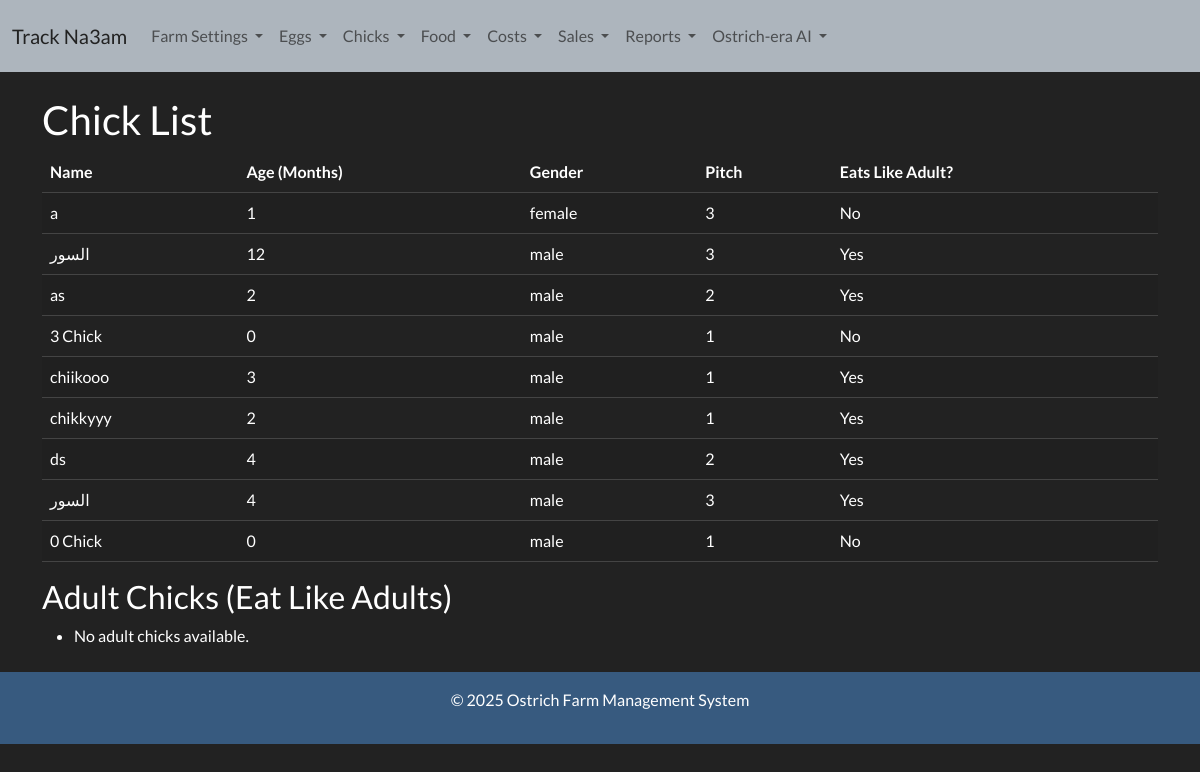
/chick-list/, run on an earlier commit of the app's database.
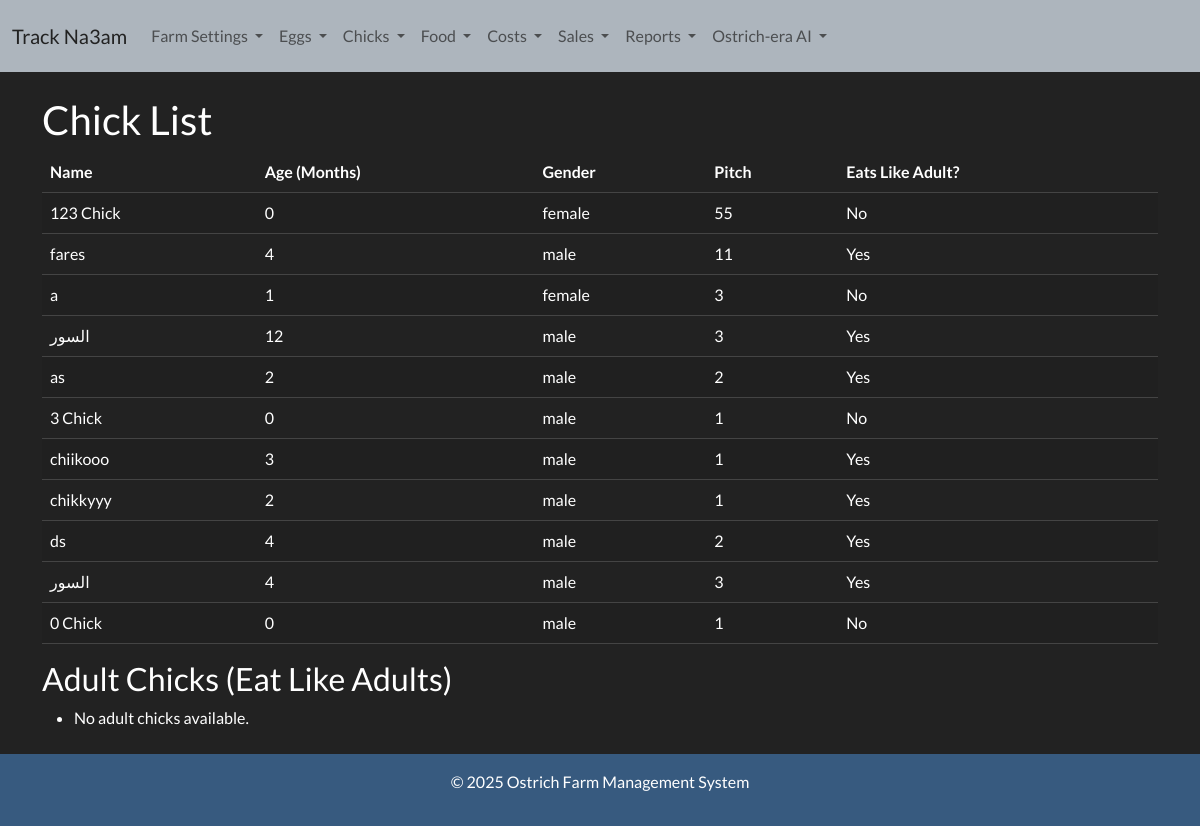
And on a later commit of the database.
### ostrich/models.py (models this page shows, shortened)
class Chick(models.Model):
    GENDER_CHOICES = [
        ('male', 'Male'),
        ('female', 'Female')
    ]
    sale_choices = (
        ('exists','exists'),
        ('sold','sold'),
    )
    name = models.CharField(max_length=100)
    creation_date = models.DateField(default=timezone.now)  # Date when the chick was created
    initial_age_in_months = models.PositiveIntegerField(null=True, blank=True)  # Optional for externally purchased chicks
    gender = models.CharField(max_length=10, choices=GENDER_CHOICES)
    pitch = models.ForeignKey('Pitch', on_delete=models.PROTECT, related_name='chicks', null=True, blank=True)
    status = models.CharField(max_length= 100,default="exists", choices = sale_choices, null=True)
    @property
    def age_in_months(self):
        if self.initial_age_in_months is not None:
            return self.initial_age_in_months + self._calculate_dynamic_age()
        else:
            return self._calculate_dynamic_age()
    def _calculate_dynamic_age(self):
        if not self.creation_date:
            return 0
        today = timezone.now().date()
        age_days = (today - self.creation_date).days
        return age_days // 30  # Approximate months (30 days per month)
    @property
    def eats_like_adult(self):
        return self.age_in_months >= 2

class Pitch(models.Model):
    pitch_number = models.IntegerField(unique=True)

### ostrich/views.py (the view)
# urls.py: path('chick-list/', views.chick_list, name='chick_list'),
def chick_list(request):
    chicks = Chick.objects.all().order_by('-creation_date')
    paginator = Paginator(chicks, 20)  # Show 20 chicks per page
    page_number = request.GET.get('page')
    page_chicks = paginator.get_page(page_number)
    return render(request, 'chicks/chick_list.html', {'chicks': page_chicks})

### templates/chicks/chick_list.html
{% extends 'base.html' %}
{% block content %}
<h2>Chick List</h2>
<table class="table table-striped">
    <thead>
        <tr>
            <th>Name</th>
            <th>Age (Months)</th>
            <th>Gender</th>
            <th>Pitch</th>
            <th>Eats Like Adult?</th>
        </tr>
    </thead>
    <tbody>
        {% for chick in chicks %}
        <tr>
            <td>{{ chick.name }}</td>
            <td>{{ chick.age_in_months }}</td>
            <td>{{ chick.gender }}</td>
            <td>{{ chick.pitch.pitch_number|default:"Not assigned" }}</td>
            <td>{{ chick.eats_like_adult|yesno:"Yes,No" }}</td>
        </tr>
        {% empty %}
        <tr>
            <td colspan="5" class="text-center">No chicks available.</td>
        </tr>
        {% endfor %}
    </tbody>
</table>
<h3>Adult Chicks (Eat Like Adults)</h3>
<ul>
    {% for chick in adult_chicks %}
    <li>{{ chick.name }} ({{ chick.age_in_months }} months old)</li>
    {% empty %}
    <li>No adult chicks available.</li>
    {% endfor %}
</ul>
{% endblock %}

What changed in the data, as far as the page shows it:
added Chick: name "123 Chick", age_in_months "0", gender "female", pitch.pitch_number "55", eats_like_adult "No"
added Chick: name "fares", age_in_months "4", gender "male", pitch.pitch_number "11", eats_like_adult "Yes"
